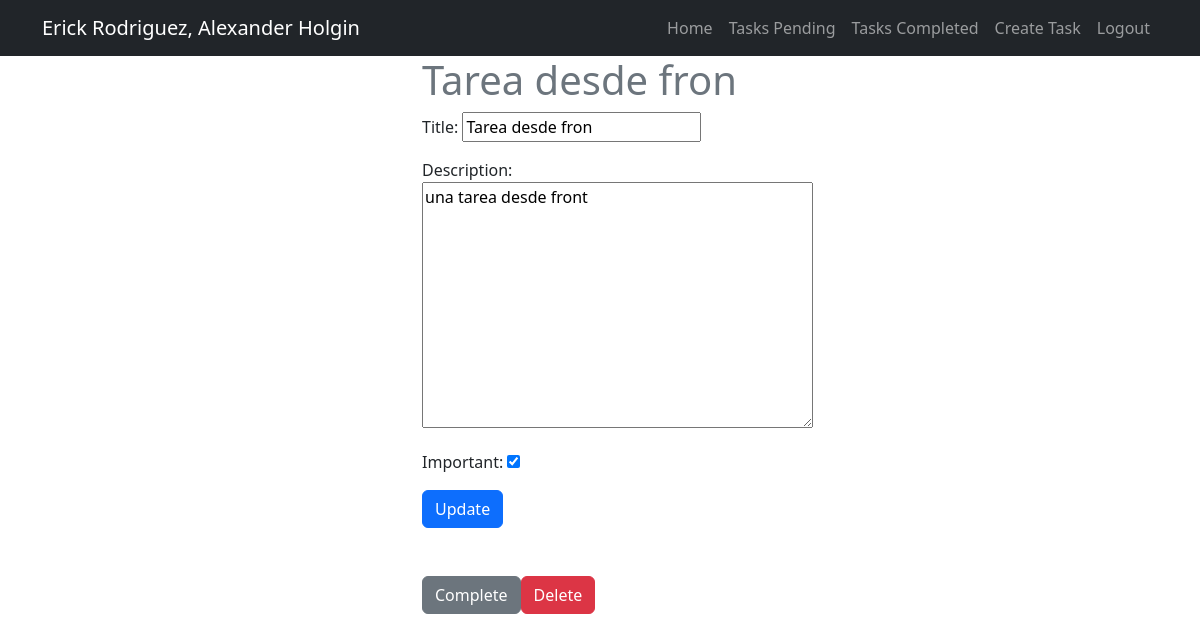
Page /tasks/3/ (signed in) on the committed database.
### tasks/models.py (models this page shows, shortened)
class Task(models.Model):
    title = models.CharField(max_length=100)
    description = models.TextField(blank=True)
    created = models.DateTimeField(auto_now_add=True)
    datecompleted = models.DateTimeField(null=True, blank=True)
    important = models.BooleanField(default=False)
    user = models.ForeignKey(User, on_delete=models.CASCADE)

### tasks/views.py (the view, shortened to what this page needs)
# urls.py: path('tasks/<int:task_id>/', views.task_detail, name='task_detail'),
@login_required
def task_detail(request, task_id):
    if request.method == 'GET':
        task = get_object_or_404(Task, pk=task_id, user=request.user)
        form = TaskForm(instance=task)
        return render(request, 'task_detail.html', {'task': task, 'form': form})

### tasks/forms.py
class TaskForm(forms.ModelForm):
    class Meta:
        model= Task
        fields = ['title', 'description', 'important']
        widgets = {
            'title': forms.TextInput(attrs={'class': 'form.control', 'placeholder': 'Write a tittle'}),
            'description': forms.Textarea(attrs={'class': 'form.control', 'placeholder': 'Write a description'}),
            'important': forms.CheckboxInput(attrs={'class': 'form.check-input m-auto'}),
        }

### tasks/templates/task_detail.html (shortened to what this page needs)
{% extends 'base.html' %}
{% block content %}
<main class="container">
    <div class="row">
        <div class="col-md-4 offset-md-4">
            <h1 class="text-secondary">{{task.title}}</h1>
            <form method="POST">
                {{form.as_p}}
                <button class="btn btn-primary">
                    Update
                </button>
            </form>
            <div class="mt-5 d-flex">
                <form action="{% url 'complete_task' task.id %}" method="POST">
                    <button class="btn btn-secondary">
                        Complete
                    </button>
                </form>
                <form action="{% url 'delete_task' task.id %}" method="POST">
                    <button class="btn btn-danger">
                        Delete
                    </button>
                </form>
            </div>
        </div>
    </div>
</main>
{% endblock %}

### rows in the picture
Task: title "Tarea desde fron", description "una tarea desde front", important "☑"
